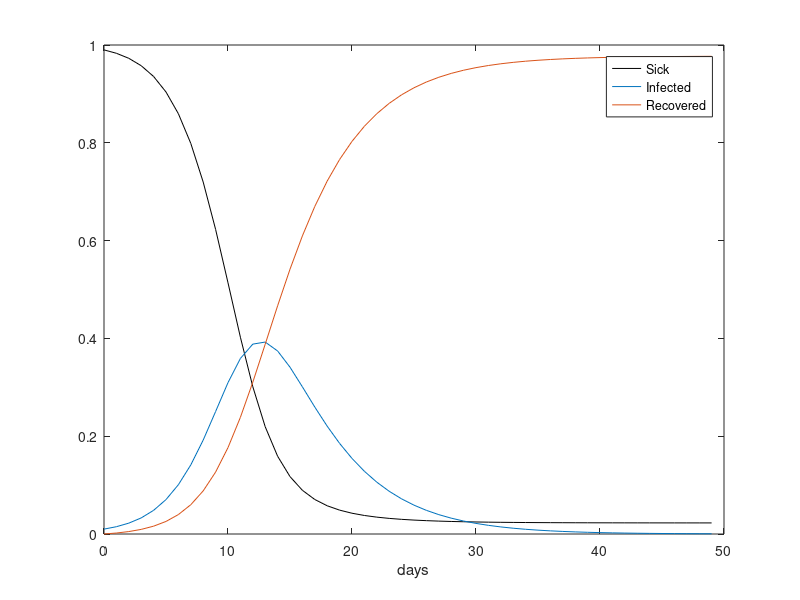

This figure's MATLAB source:
clear all
clc

a= 0.7;
b= 0.2;
days = 50;
t = 1;

S = zeros(1,days);
I = zeros(1,days);
R = zeros(1,days);

S(1) = 0.99;
I(1) = 0.01;
R(1) = 0;

while(t < days)
  S(t + 1) = S(t) - a*I(t)*S(t);
  I(t + 1) = I(t) + a*I(t)*S(t) - b*I(t);
  R(t + 1) = R(t) + b*I(t);

  t++;

endwhile
tt = 0:days - 1; % 0 den 49 a kadar birer birer artan bir x ekseni oluşturuyoruz.
plot(tt, S, "black" ,tt,I , tt,R);
xlabel("days")
legend("Sick","Infected","Recovered")

